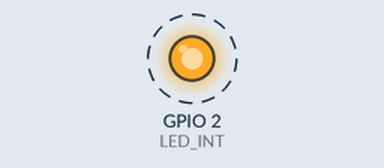
A sketch run on a simulated ESP32. On the bench: output pins drawn as LEDs (lit = HIGH). Dashed ring = blinking. What the sketch prints to the serial monitor is not drawn.

Above: at 0.5 s.
Timing chart, 0 to 4.6 s (numbered marks = the images above):
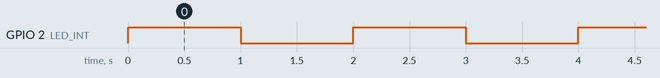

Measured:
- by itself, GPIO 2 (LED_INT): alternates HIGH for 1.0 s and LOW for 1.0 s

The sketch:

caso_01_led_interno.ino
```cpp
const int LED_INT = 2;
void setup() {
  // put your setup code here, to run once:
  Serial.begin(9600);
  Serial.println("Hello, ESP32!");
  pinMode(LED_INT, OUTPUT);
}

void loop() {
  digitalWrite(LED_INT, HIGH);
  delay(1000); // this speeds up the simulation
  digitalWrite(LED_INT, LOW);
  delay(1000); // this speeds up the simulation
}
```
